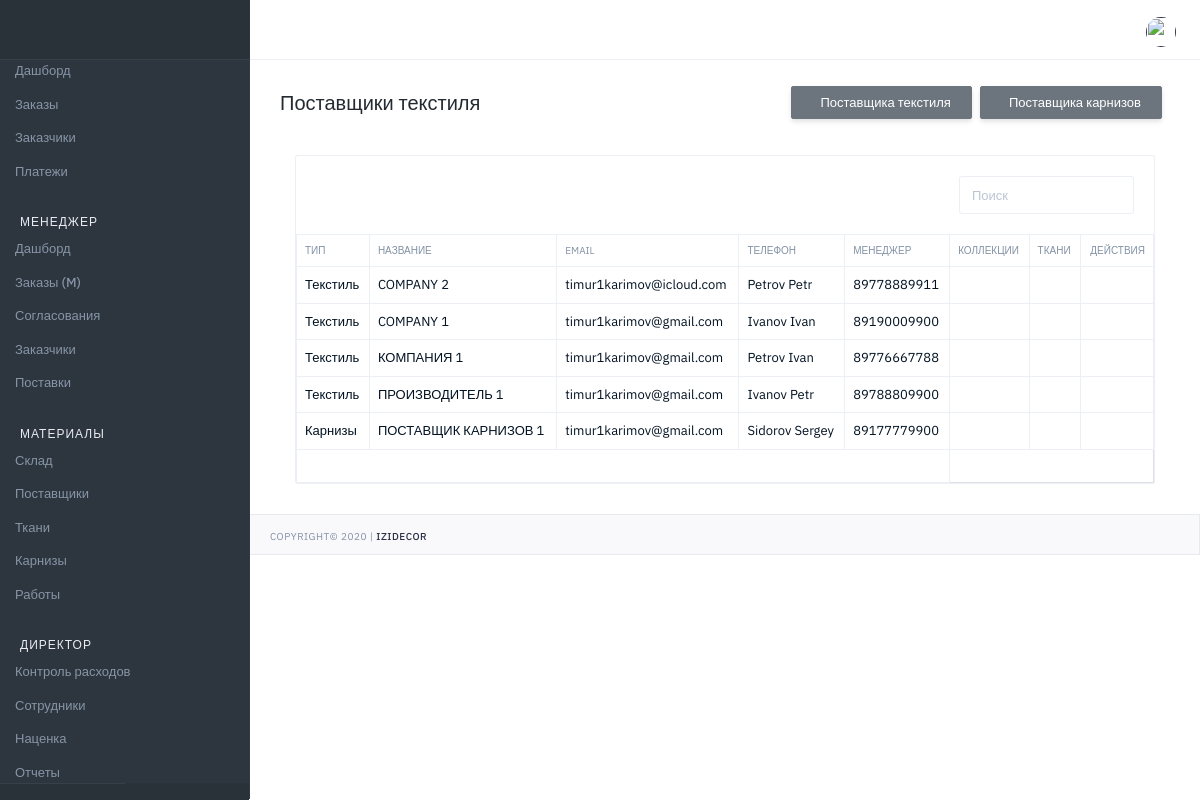
The page /izi/manufacturer/textile/list/ (signed in) on the database as committed earlier.
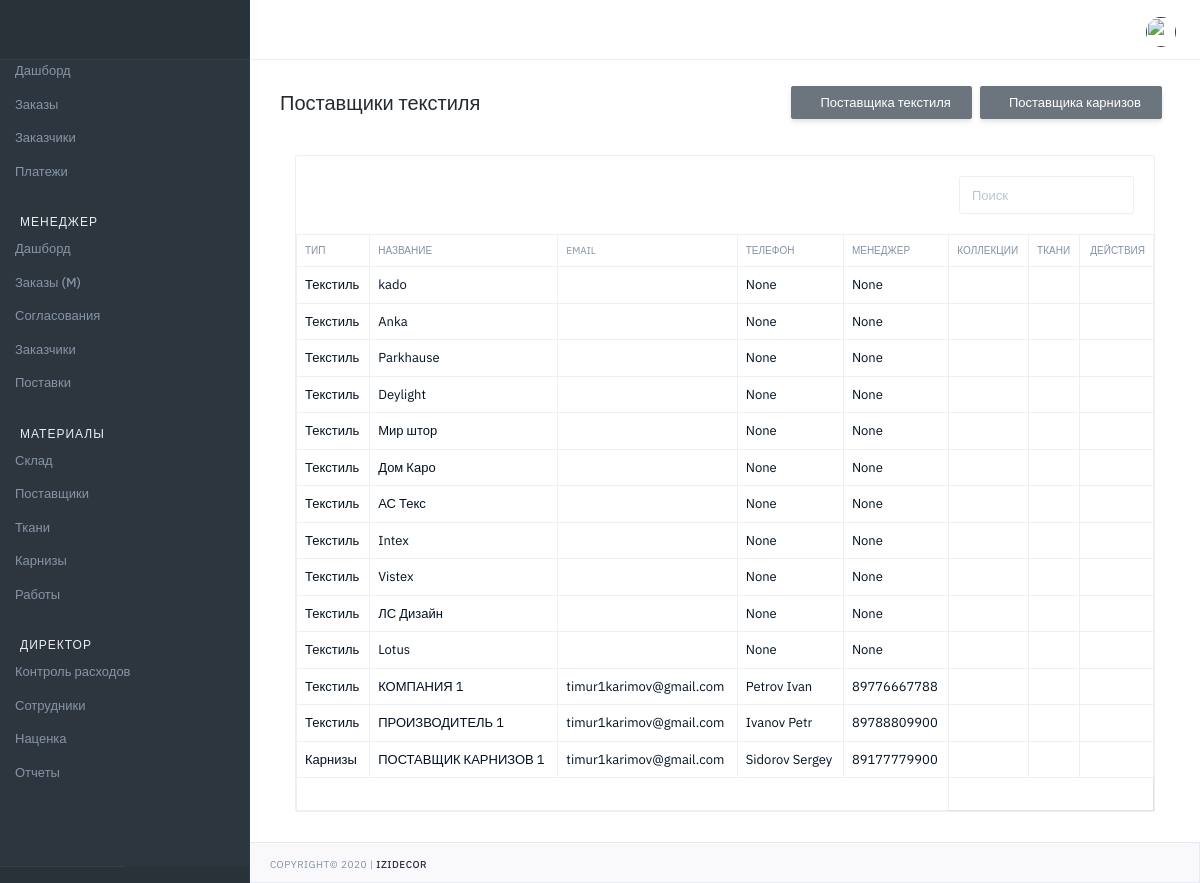
The same page on the database as committed later.
### materials/models.py (models this page shows, shortened)
class TextileManufact(models.Model):
    type_p = models.CharField(verbose_name='Тип', max_length=100, default='Текстиль')
    name = models.CharField(verbose_name='Производитель', max_length=100)
    email = models.EmailField(verbose_name='email', default='')
    phone = models.CharField(verbose_name='Телефон', max_length=100, blank=True, null=True)
    manager = models.CharField(verbose_name='Менеджер', max_length=100, blank=True, null=True)

class CorniceManufact(models.Model):
    type_p = models.CharField(verbose_name='Тип', max_length=100, default='Карнизы')
    name = models.CharField(verbose_name='Производитель', max_length=100)
    email = models.EmailField(verbose_name='email', default='')
    phone = models.CharField(verbose_name='Телефон', max_length=100, blank=True, null=True)
    manager = models.CharField(verbose_name='Менеджер', max_length=100, blank=True, null=True)

### common/views.py (the view)
# urls.py: path('manufacturer/textile/list/', TextileManufactList, name="manufacturer_textile"),
@login_required(login_url='login')
def TextileManufactList(request):
    qs = TextileManufact.objects.all()
    qc = CorniceManufact.objects.all()
    result_list = sorted(
        chain(qs, qc),
        key=attrgetter('id'), reverse=True)
    return render(request, 'common/manufacturer_textile.html', context={'qs': result_list})

### main/template_tags/custom_tags.py (called while the page is built)
@register.filter(name='has_group')
def has_group(user, group_name):
    return user.groups.filter(name=group_name).exists()

@register.simple_tag()
def get_new_orders():
    result = Order.objects.filter(status__gte=5, user_view=0).count()
    return result

@register.simple_tag()
def get_discount():
    result = Order.objects.filter(status__lte=3, discount_status=1, discount_view=0).count()
    return result

@register.simple_tag()
def get_finish_orders():
    result = Order.objects.filter(status=9).count()
    return result

### common/templates/common/manufacturer_textile.html (shortened to what this page needs)
{% extends "main/base.html" %}
{% block title_h1 %}Поставщики текстиля{% endblock %}
{% block breadcrumb_buttons %}
<button onclick="location.href='{% url 'common:manufacturer_textile_add' %}'" type="button" class="btn btn-secondary mr-2 d-none d-none d-lg-block pd-t-6-force pd-b-5-force">
Поставщика текстиля</button>
<button onclick="location.href='{% url 'common:manufacturer_cornice_add' %}'" type="button" class="btn btn-secondary mr-2 mb-2 mb-md-0 d-none d-lg-block pd-t-6-force pd-b-5-force">
Поставщика карнизов</button>
{% endblock %}
{% block body_content %}
                     <div class="col-md-12 col-lg-12">
                        <div class="card mg-b-30">
                           <div class="card-body pd-0">
                              <div class="row">
                                 <div class="mg-20 form-inline wd-100p">
                                    <div class="col-sm-6">
                                    </div>
                                    <div class="col-sm-6">
                                       <div class="form-group ft-right">
                                          <input id="foo-search" type="text" placeholder="Поиск" class="form-control" autocomplete="off">
                                       </div>
                                    </div>
                                 </div>
                              </div>
                              <table id="foo-filtering" class="table table-bordered table-hover toggle-circle" data-page-size="50">
                                  <thead class="tx-10 tx-uppercase">
                                     <tr>
                                        <th>Тип</th>
                                        <th>Название</th>
                                        <th>email</th>
                                         <th>Телефон</th>
                                         <th>Менеджер</th>
                                        <th>Коллекции</th>
                                         <th>Ткани</th>
                                        <th class="tx-right">Действия</th>
                                     </tr>
                                  </thead>
                                 <tbody>
                                    {% for q in qs %}
                                        <tr class="odd gradeX">
                                            <td>{{q.type_p}}</td>
                                            <td>{{ q.name }}</td>
                                            <td>{{ q.email }}</td>
                                            <td>{{ q.manager }}</td>
                                            <td>{{ q.phone }}</td>
                                            <td></td>
                                            <td></td>
                                            <td class="tx-right">
                                                {% if q.type_p == 'Текстиль' %}
                                                    <a href="{% url 'common:manufacturer_textile_edit' id=q.id %}"  title="" data-toggle="tooltip" data-original-title="Изменить"></a>
                                                {% elif q.type_p == 'Карнизы' %}
                                                    <a href="{% url 'common:manufacturer_cornice_edit' id=q.id %}"  title="" data-toggle="tooltip" data-original-title="Изменить"></a>
                                                {% endif %}
                                            </td>
                                        </tr>
                                    {% endfor %}
                                 </tbody>
                                 <tfoot>
                                    <tr>
                                       <td colspan="5">
                                       </td>
                                    </tr>
                                 </tfoot>
                              </table>
                           </div>
                        </div>
                     </div>
{% endblock %}

Rows that differ between the two databases and show on the page:
removed TextileManufact: type_p "Текстиль", name "COMPANY 2", email "timur1karimov@icloud.com", manager "Petrov Petr", phone "89778889911"
removed TextileManufact: type_p "Текстиль", name "COMPANY 1", email "timur1karimov@gmail.com", manager "Ivanov Ivan", phone "89190009900"
added TextileManufact: type_p "Текстиль", name "kado", manager "None", phone "None"
added TextileManufact: type_p "Текстиль", name "Anka", manager "None", phone "None"
added TextileManufact: type_p "Текстиль", name "Parkhause", manager "None", phone "None"
added TextileManufact: type_p "Текстиль", name "Deylight", manager "None", phone "None"
added TextileManufact: type_p "Текстиль", name "Мир штор", manager "None", phone "None"
added TextileManufact: type_p "Текстиль", name "Дом Каро", manager "None", phone "None"
added TextileManufact: type_p "Текстиль", name "АС Текс", manager "None", phone "None"
added TextileManufact: type_p "Текстиль", name "Intex", manager "None", phone "None"
added TextileManufact: type_p "Текстиль", name "Vistex", manager "None", phone "None"
added TextileManufact: type_p "Текстиль", name "ЛС Дизайн", manager "None", phone "None"
added TextileManufact: type_p "Текстиль", name "Lotus", manager "None", phone "None"
